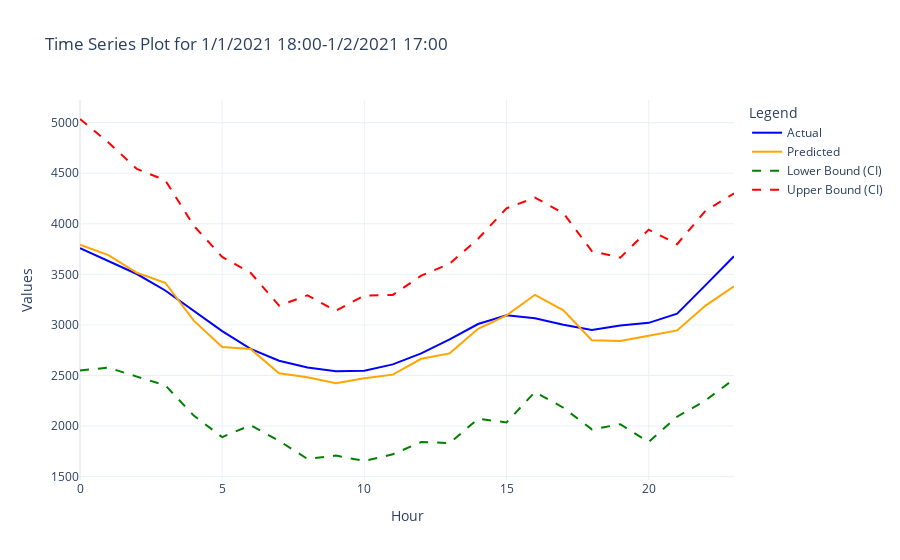
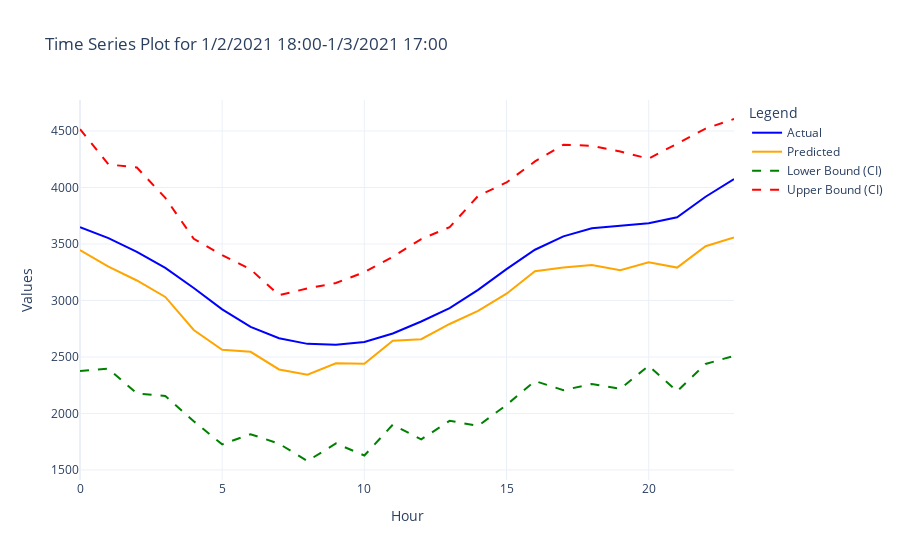
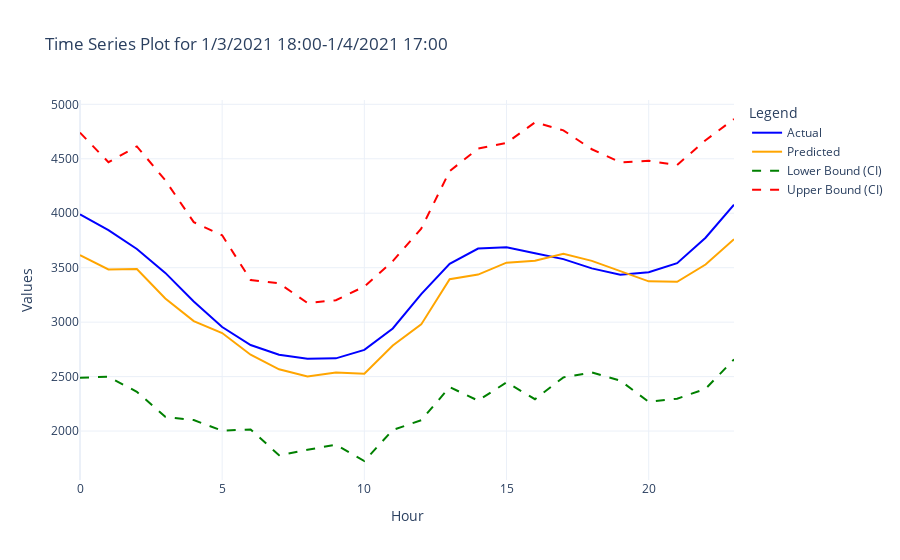
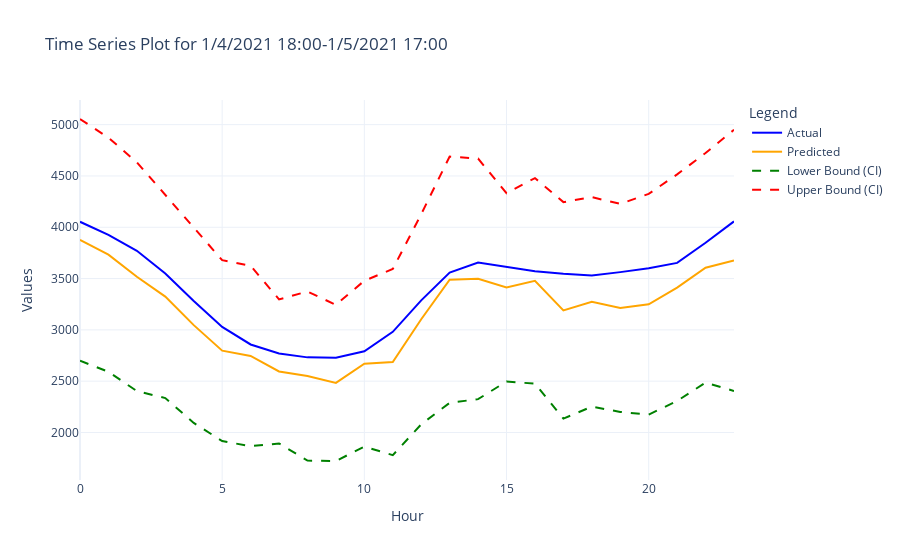

Notebook source saved alongside these figures, in order:
### Markdown cell above
# All together now!

### Code cell
import pandas as pd
import plotly.graph_objects as go

def analyze_predictions(test_actual_path, test_predicted_path, test_std_path, month, year, ci_type="95"):
    # Load CSV files
    test_actual = pd.read_csv(test_actual_path, index_col=0)
    test_predicted = pd.read_csv(test_predicted_path, index_col=0)
    test_std = pd.read_csv(test_std_path, index_col=0)

    # Define the Z-values based on the desired confidence interval
    ci_z_values = {"95": 1.96, "25/75": 0.6745, "10/90": 1.2816}
    z_value = ci_z_values.get(ci_type, 1.96)  # Default to 95% CI

    # Extract date portion from column names and convert to datetime
    def extract_date_from_column(col_name):
        # Assuming the column name format is: "1/8/2019 0:00-1/8/2019 23:00"
        date_str = col_name.split()[0]  # Take the first part before the space (i.e., "1/8/2019")
        return pd.to_datetime(date_str, format='%m/%d/%Y')

    # Apply extraction to all column names
    date_columns = [extract_date_from_column(col) for col in test_actual.columns]

    # Filter by specified month and year
    filtered_indices = [i for i, date in enumerate(date_columns)
                        if date.month == int(month) and date.year == int(year)]

    selected_columns = [test_actual.columns[i] for i in filtered_indices]

    # Initialize counters for exceedance calculation
    total_values = 0
    exceedance_count = 0

    # Flatten data for scatterplot
    all_actual_values = []
    all_predicted_values = []

    # Loop through each day (filtered by month/year)
    for day in selected_columns:
        # Extracting data for the day and aligning indices
        actual_values = test_actual[day].reset_index(drop=True)
        predicted_values = test_predicted[day].reset_index(drop=True)
        std_values = test_std[day].reset_index(drop=True)

        # Calculate the confidence interval bounds
        lower_bound = predicted_values - z_value * std_values
        upper_bound = predicted_values + z_value * std_values

        # Check if actual values fall within the confidence interval
        exceedance = (actual_values < lower_bound) | (actual_values > upper_bound)
        total_values += len(actual_values)
        exceedance_count += exceedance.sum()

        # Collect data for scatterplot
        all_actual_values.extend(actual_values.values)
        all_predicted_values.extend(predicted_values.values)

        # Daily time series plot using Plotly
        fig = go.Figure()
        fig.add_trace(go.Scatter(y=actual_values, mode='lines', name='Actual', line=dict(color='blue')))
        fig.add_trace(go.Scatter(y=predicted_values, mode='lines', name='Predicted', line=dict(color='orange')))
        fig.add_trace(go.Scatter(y=lower_bound, mode='lines', name='Lower Bound (CI)', line=dict(dash='dash', color='green')))
        fig.add_trace(go.Scatter(y=upper_bound, mode='lines', name='Upper Bound (CI)', line=dict(dash='dash', color='red')))

        fig.update_layout(
            title=f"Time Series Plot for {day}",
            xaxis_title="Hour",
            yaxis_title="Values",
            legend_title="Legend",
            template="plotly_white"
        )
        fig.show()

    # Calculate exceedance probability
    exceedance_probability = exceedance_count / total_values * 100
    print(f"Exceedance Probability for {month}/{year} ({ci_type} CI): {exceedance_probability:.2f}%")

    # Scatter plot of actual vs. predicted values using Plotly
    scatter_fig = go.Figure()
    scatter_fig.add_trace(go.Scatter(x=all_actual_values, y=all_predicted_values, mode='markers', 
                                     name='Data Points', marker=dict(color='blue', opacity=0.5)))
    max_value = max(max(all_actual_values), max(all_predicted_values))
    scatter_fig.add_trace(go.Scatter(x=[0, max_value], y=[0, max_value], mode='lines', 
                                     name='y=x', line=dict(color='red', dash='dash')))

    scatter_fig.update_layout(
        title=f"Scatter Plot of Actual vs Predicted Values for {month}/{year}",
        xaxis_title="Actual Values",
        yaxis_title="Predicted Values",
        template="plotly_white",
        legend_title="Legend"
    )
    scatter_fig.show()

    return exceedance_probability

# Example usage
test_actual_path = '/home/jik19004/FilesToRun/BayesianBiDirectional/TestingLong/TestingActual_long.csv'
test_predicted_path = '/home/jik19004/FilesToRun/BayesianBiDirectional/TestingLong/TestingPredictionsLong.csv'
test_std_path = '/home/jik19004/FilesToRun/BayesianBiDirectional/TestingLong/TestingStdLong.csv'
month = "1"  # September
year = "2021"
ci_type = "95"  # Confidence interval type: "95", "25/75", or "10/90"

# Call the function
exceedance_prob = analyze_predictions(test_actual_path, test_predicted_path, test_std_path, month, year, ci_type)

### Figure 1 — Plotly figure (JSON) as saved in the notebook; plotly's stock layout.template omitted (floating-point values rounded to 4 significant figures)
{"data": [{"line": {"color": "blue"}, "mode": "lines", "name": "Actual", "type": "scatter", "y": [3760.0, 3633.0, 3503.0, 3341.0, 3144.0, 2939.0, 2763.0, 2645.0, 2579.0, 2542.0, 2546.0, 2610.0, 2718.0, 2857.0, 3009.0, 3096.0, 3066.0, 3002.0, 2950.0, 2994.0, 3021.0, 3111.0, 3393.0, 3679.0]}, {"line": {"color": "orange"}, "mode": "lines", "name": "Predicted", "type": "scatter", "y": [3793.0, 3691.0, 3515.0, 3417.0, 3042.0, 2782.0, 2762.0, 2523.0, 2484.0, 2424.0, 2472.0, 2509.0, 2665.0, 2719.0, 2962.0, 3095.0, 3298.0, 3143.0, 2848.0, 2841.0, 2892.0, 2945.0, 3191.0, 3382.0]}, {"line": {"color": "green", "dash": "dash"}, "mode": "lines", "name": "Lower Bound (CI)", "type": "scatter", "y": [2550.0, 2577.0, 2489.0, 2404.0, 2103.0, 1891.0, 2008.0, 1854.0, 1675.0, 1708.0, 1655.0, 1721.0, 1842.0, 1832.0, 2072.0, 2036.0, 2337.0, 2181.0, 1967.0, 2018.0, 1842.0, 2092.0, 2253.0, 2464.0]}, {"line": {"color": "red", "dash": "dash"}, "mode": "lines", "name": "Upper Bound (CI)", "type": "scatter", "y": [5036.0, 4804.0, 4542.0, 4430.0, 3981.0, 3672.0, 3516.0, 3191.0, 3292.0, 3141.0, 3290.0, 3296.0, 3487.0, 3605.0, 3852.0, 4153.0, 4258.0, 4106.0, 3730.0, 3665.0, 3942.0, 3799.0, 4129.0, 4300.0]}], "layout": {"legend": {"title": {"text": "Legend"}}, "title": {"text": "Time Series Plot for 1/1/2021 18:00-1/2/2021 17:00"}, "xaxis": {"title": {"text": "Hour"}}, "yaxis": {"title": {"text": "Values"}}}}

### Figure 2 — Plotly figure (JSON) as saved in the notebook; plotly's stock layout.template omitted (floating-point values rounded to 4 significant figures)
{"data": [{"line": {"color": "blue"}, "mode": "lines", "name": "Actual", "type": "scatter", "y": [3649.0, 3552.0, 3430.0, 3288.0, 3110.0, 2921.0, 2765.0, 2665.0, 2616.0, 2609.0, 2632.0, 2708.0, 2814.0, 2933.0, 3094.0, 3277.0, 3449.0, 3567.0, 3638.0, 3661.0, 3682.0, 3736.0, 3918.0, 4075.0]}, {"line": {"color": "orange"}, "mode": "lines", "name": "Predicted", "type": "scatter", "y": [3446.0, 3300.0, 3177.0, 3031.0, 2738.0, 2564.0, 2546.0, 2390.0, 2343.0, 2444.0, 2439.0, 2643.0, 2657.0, 2792.0, 2907.0, 3060.0, 3259.0, 3292.0, 3314.0, 3268.0, 3339.0, 3291.0, 3480.0, 3558.0]}, {"line": {"color": "green", "dash": "dash"}, "mode": "lines", "name": "Lower Bound (CI)", "type": "scatter", "y": [2375.0, 2396.0, 2177.0, 2154.0, 1931.0, 1727.0, 1816.0, 1732.0, 1579.0, 1734.0, 1627.0, 1900.0, 1771.0, 1935.0, 1890.0, 2075.0, 2287.0, 2206.0, 2260.0, 2217.0, 2422.0, 2197.0, 2438.0, 2510.0]}, {"line": {"color": "red", "dash": "dash"}, "mode": "lines", "name": "Upper Bound (CI)", "type": "scatter", "y": [4516.0, 4204.0, 4177.0, 3908.0, 3546.0, 3402.0, 3275.0, 3047.0, 3107.0, 3154.0, 3251.0, 3386.0, 3543.0, 3649.0, 3925.0, 4044.0, 4230.0, 4379.0, 4368.0, 4318.0, 4255.0, 4385.0, 4521.0, 4606.0]}], "layout": {"legend": {"title": {"text": "Legend"}}, "title": {"text": "Time Series Plot for 1/2/2021 18:00-1/3/2021 17:00"}, "xaxis": {"title": {"text": "Hour"}}, "yaxis": {"title": {"text": "Values"}}}}

### Figure 3 — Plotly figure (JSON) as saved in the notebook; plotly's stock layout.template omitted (floating-point values rounded to 4 significant figures)
{"data": [{"line": {"color": "blue"}, "mode": "lines", "name": "Actual", "type": "scatter", "y": [3991.0, 3845.0, 3672.0, 3452.0, 3190.0, 2955.0, 2790.0, 2700.0, 2663.0, 2668.0, 2746.0, 2942.0, 3257, 3535.0, 3676.0, 3687.0, 3632.0, 3579.0, 3494.0, 3435.0, 3459.0, 3541.0, 3775.0, 4078.0]}, {"line": {"color": "orange"}, "mode": "lines", "name": "Predicted", "type": "scatter", "y": [3615.0, 3483.0, 3487.0, 3217.0, 3010.0, 2900.0, 2701.0, 2567.0, 2502.0, 2538.0, 2526.0, 2785.0, 2979.0, 3395.0, 3437.0, 3546.0, 3563.0, 3627.0, 3563.0, 3466.0, 3375.0, 3370.0, 3529.0, 3762.0]}, {"line": {"color": "green", "dash": "dash"}, "mode": "lines", "name": "Lower Bound (CI)", "type": "scatter", "y": [2490.0, 2498.0, 2360.0, 2131.0, 2101.0, 2003.0, 2015.0, 1778.0, 1828.0, 1875.0, 1725.0, 2010.0, 2099.0, 2403.0, 2280.0, 2447.0, 2292.0, 2493.0, 2538.0, 2463.0, 2268.0, 2297.0, 2388.0, 2658.0]}, {"line": {"color": "red", "dash": "dash"}, "mode": "lines", "name": "Upper Bound (CI)", "type": "scatter", "y": [4741.0, 4469.0, 4614.0, 4303.0, 3918.0, 3797.0, 3388.0, 3356.0, 3176.0, 3202.0, 3327.0, 3561.0, 3859.0, 4386.0, 4594.0, 4646.0, 4835.0, 4761.0, 4587.0, 4468.0, 4481.0, 4443.0, 4670.0, 4865.0]}], "layout": {"legend": {"title": {"text": "Legend"}}, "title": {"text": "Time Series Plot for 1/3/2021 18:00-1/4/2021 17:00"}, "xaxis": {"title": {"text": "Hour"}}, "yaxis": {"title": {"text": "Values"}}}}

### Figure 4 — Plotly figure (JSON) as saved in the notebook; plotly's stock layout.template omitted (floating-point values rounded to 4 significant figures)
{"data": [{"line": {"color": "blue"}, "mode": "lines", "name": "Actual", "type": "scatter", "y": [4053.0, 3927.0, 3770.0, 3549.0, 3282.0, 3029.0, 2858.0, 2770.0, 2732.0, 2729.0, 2791.0, 2981.0, 3287.0, 3558.0, 3657.0, 3614.0, 3572.0, 3547.0, 3529.0, 3563.0, 3600.0, 3652.0, 3848.0, 4057.0]}, {"line": {"color": "orange"}, "mode": "lines", "name": "Predicted", "type": "scatter", "y": [3877.0, 3732.0, 3518.0, 3324.0, 3046.0, 2797.0, 2745.0, 2595.0, 2550.0, 2483.0, 2670.0, 2686.0, 3104.0, 3489.0, 3497.0, 3414.0, 3477.0, 3190.0, 3273.0, 3214.0, 3250.0, 3411.0, 3605.0, 3677.0]}, {"line": {"color": "green", "dash": "dash"}, "mode": "lines", "name": "Lower Bound (CI)", "type": "scatter", "y": [2699.0, 2592.0, 2403.0, 2335.0, 2093.0, 1916.0, 1866.0, 1893.0, 1726.0, 1722.0, 1862.0, 1779.0, 2079.0, 2289.0, 2325.0, 2497.0, 2475.0, 2135.0, 2252.0, 2200.0, 2174.0, 2307.0, 2487.0, 2404.0]}, {"line": {"color": "red", "dash": "dash"}, "mode": "lines", "name": "Upper Bound (CI)", "type": "scatter", "y": [5055.0, 4873.0, 4633.0, 4313.0, 3999.0, 3679.0, 3625.0, 3297.0, 3374.0, 3244.0, 3479.0, 3593.0, 4128.0, 4689.0, 4669.0, 4331.0, 4479.0, 4245.0, 4293.0, 4228.0, 4325.0, 4516.0, 4723.0, 4950.0]}], "layout": {"legend": {"title": {"text": "Legend"}}, "title": {"text": "Time Series Plot for 1/4/2021 18:00-1/5/2021 17:00"}, "xaxis": {"title": {"text": "Hour"}}, "yaxis": {"title": {"text": "Values"}}}}
